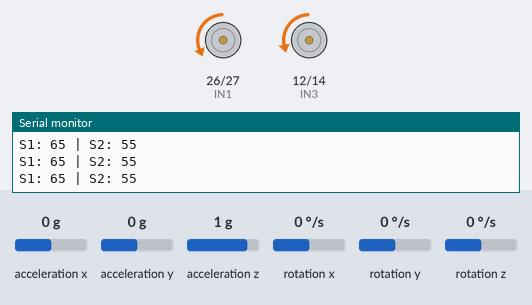
A sketch run on a simulated ESP32. Shown: motor-driver pin pairs drawn as motors (green arrow = first pin HIGH = forward, orange = second pin HIGH = backward, longer = more drive, scaled by the enable pin), the last lines printed to the serial monitor. Inputs (shaded band) come from the test bench; at power-on: acceleration x 0 g, acceleration y 0 g, acceleration z 1 g, rotation x 0 °/s, rotation y 0 °/s, rotation z 0 °/s.

Above: at 1.2 s.
1.3 s: acceleration x set to -1.4 g
At 2.5 s:
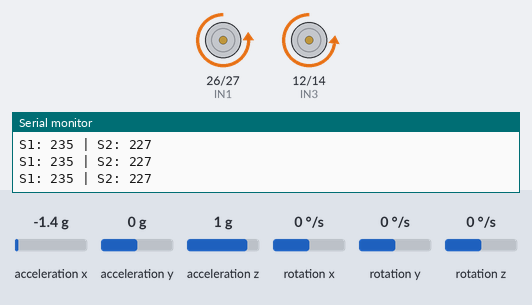
2.8 s: acceleration x set to 0.2 g
5.8 s: acceleration x set to 0.5 g
At 6.5 s:
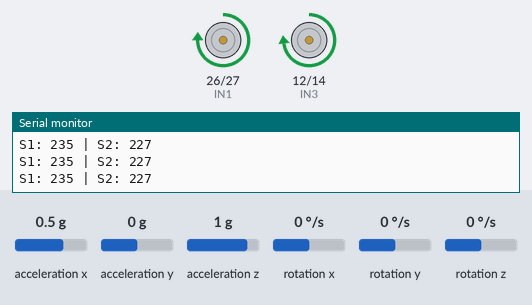
7.7 s: acceleration x set to 0 g
At 8.6 s:
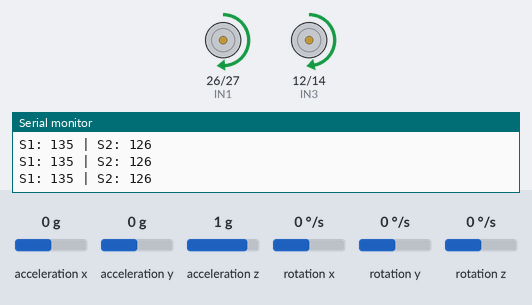
9.2 s: acceleration x set to -0.8 g
At 10.4 s:
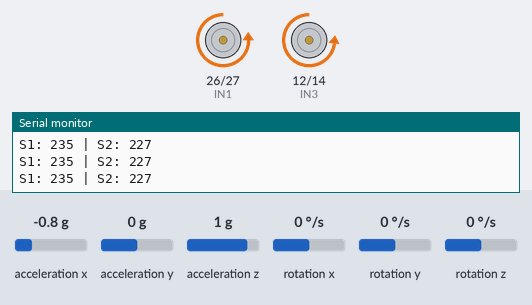
10.7 s: acceleration x set to 0.8 g
At 11.4 s:
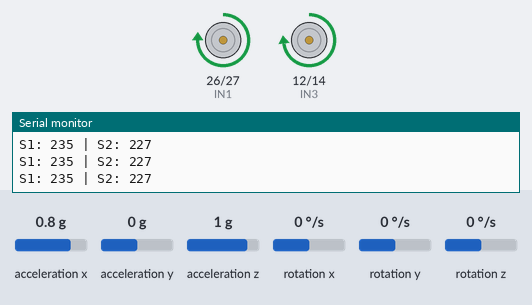
Timing chart, 0 to 13.7 s (numbered marks = the images above; inputs shaded):
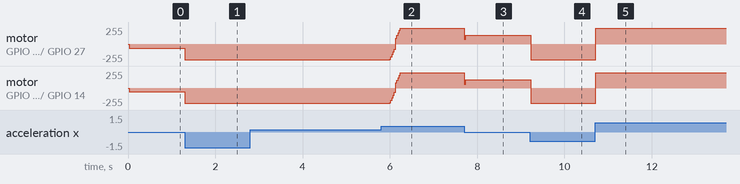

Measured:
- the behaviour switches between 0.3 and 0.4 g on acceleration x (found by bisection; images 1 and 2)
- after the input at 1.3 s, motor on GPIO 26 (IN1) / GPIO 27 (IN2): backward 65/255 → backward 234/255 at once; motor on GPIO 12 (IN3) / GPIO 14 (IN4): backward 55/255 → backward 226/255 at once
- after the input at 5.8 s, motor on GPIO 26 (IN1) / GPIO 27 (IN2): moves from backward 234/255 to forward 234/255 over 0.24 s, starting after 0.20 s; motor on GPIO 12 (IN3) / GPIO 14 (IN4): moves from backward 226/255 to forward 226/255 over 0.24 s, starting after 0.20 s
- after the input at 7.7 s, motor on GPIO 26 (IN1) / GPIO 27 (IN2): forward 234/255 → forward 134/255 at once; motor on GPIO 12 (IN3) / GPIO 14 (IN4): forward 226/255 → forward 126/255 at once
- after the input at 9.2 s, motor on GPIO 26 (IN1) / GPIO 27 (IN2): forward 134/255 → backward 234/255 at once; motor on GPIO 12 (IN3) / GPIO 14 (IN4): forward 126/255 → backward 226/255 at once
- after the input at 10.7 s, motor on GPIO 26 (IN1) / GPIO 27 (IN2): backward 234/255 → forward 234/255 at once; motor on GPIO 12 (IN3) / GPIO 14 (IN4): backward 226/255 → forward 226/255 at once

The sketch:

balance_code1003.ino
```cpp
#include "Wire.h"
#include <MPU6050_light.h>
// #include <esp32

MPU6050 mpu(Wire);
unsigned long timer = 0;

// PID Constants (Tune these for best performance)
float Kp = 120.0;
float Ki = 80.0;
float Kd = 0.1;

float setpoint = 0.0;  // Desired pitch angle (robot balanced at 0°)
float previous_error = 0.0;
float integral = 0.0;

// Motor Driver Pins (L298)
#define ENA 25  // Left Motor Speed (PWM)
#define IN1 26  // Left Motor Direction
#define IN2 27
#define ENB 13  // Right Motor Speed (PWM)
#define IN3 12  // Right Motor Direction
#define IN4 14

// ESP32 PWM Channels
#define PWM_CHANNEL_A  0
#define PWM_CHANNEL_B  1
#define PWM_FREQ       1000  // 1kHz PWM frequency
#define PWM_RES        8     // 8-bit resolution (0-255)

void setup() {
  Serial.begin(115200);

  // Initialize I2C for ESP32 (default SDA=21, SCL=22)
  Wire.begin(21, 22);
  Wire.setClock(400000);

  byte status = mpu.begin();
  Serial.print(F("MPU6050 status: "));
  Serial.println(status);
  while (status != 0) {} // Stop if MPU6050 not connected

  // mpu.calcOffsets();  // Uncomment if calibration is needed
  mpu.setGyroOffsets(-3.60, 1.2667, 1.12);
  mpu.setAccOffsets(-0.0167, -0.02, 0.04);
  Serial.println("MPU6050 Initialized!\n");

  // Initialize Motor Pins
  pinMode(IN1, OUTPUT);
  pinMode(IN2, OUTPUT);
  pinMode(IN3, OUTPUT);
  pinMode(IN4, OUTPUT);

  // Configure PWM for ESP32
  //ledcSetup(PWM_CHANNEL_A, PWM_FREQ, PWM_RES);  // Set up PWM
  ledcAttach(ENA, PWM_FREQ, PWM_RES);  // Attach PWM to motor pin

  //ledcSetup(PWM_CHANNEL_B, PWM_FREQ, PWM_RES);
  ledcAttach(ENB, PWM_FREQ, PWM_RES);


  // Ensure motors start OFF
  digitalWrite(IN1, LOW);
  digitalWrite(IN2, LOW);
  digitalWrite(IN3, LOW);
  digitalWrite(IN4, LOW);
}

void loop() {
  mpu.update();

  if ((millis() - timer) > 10) { // Update every 10ms
    float pitch = mpu.getAngleY();  // Use Y-axis as pitch

    // Calculate PID
    float error = setpoint - pitch;
    integral += error * ((millis()-timer)/1000.00);  // dt = 10ms = 0.01s
    float derivative = (error - previous_error) / ((millis()-timer)/1000.00);
    float PID_value = (Kp * error) + (Ki * integral) + (Kd * derivative);
    previous_error = error;

    // Limit PID output
    if (PID_value > 255) PID_value = 255;
    if (PID_value < -255) PID_value = -255;

    // Drive motors based on PID output
    driveMotors(PID_value);

    timer = millis();
  }
  delay(25);
}

// Function to control motors with L298
void driveMotors(float PID_value) {
  int speed1 = map(abs(PID_value), 0, 255, 65, 235);
  int speed2 = map(abs(PID_value), 0, 255, 55, 227);

  Serial.print("S1: "); Serial.print(speed1);
  Serial.print(" | S2: "); Serial.println(speed2);

  if (PID_value > 0) {  // Move Forward
    ledcWrite(ENA, speed1);
    digitalWrite(IN1, HIGH);
    digitalWrite(IN2, LOW);

    ledcWrite(ENB, speed2);
    digitalWrite(IN3, HIGH);
    digitalWrite(IN4, LOW);
  }
  else {  // Move Backward
    ledcWrite(ENA, speed1);
    digitalWrite(IN1, LOW);
    digitalWrite(IN2, HIGH);

    ledcWrite(ENB, speed2);
    digitalWrite(IN3, LOW);
    digitalWrite(IN4, HIGH);
  }
}
```
